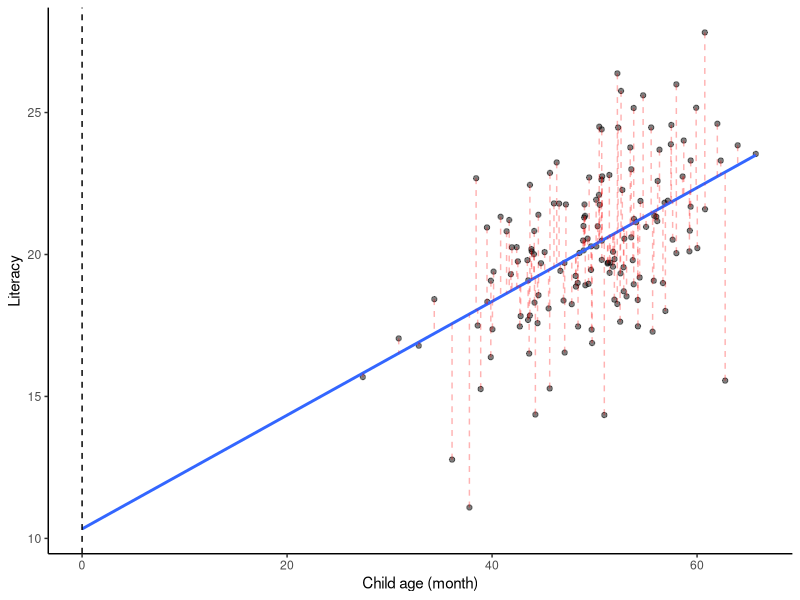
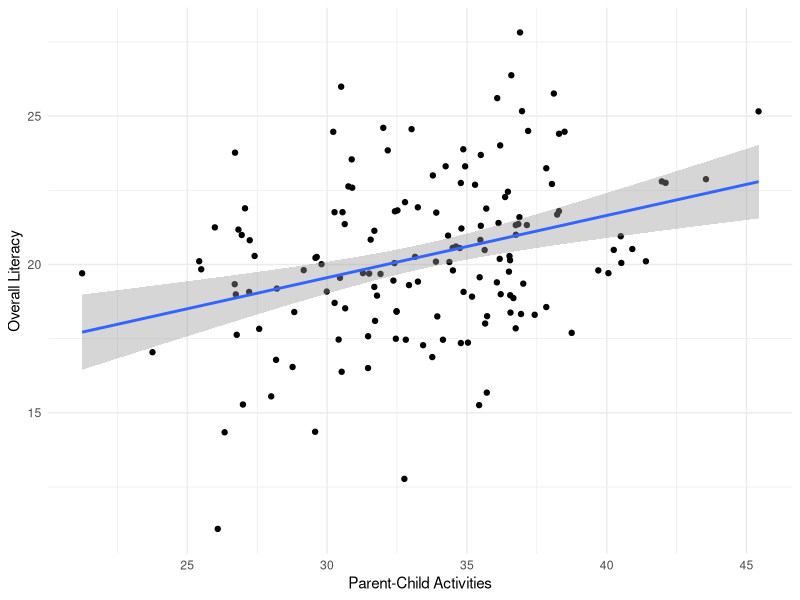
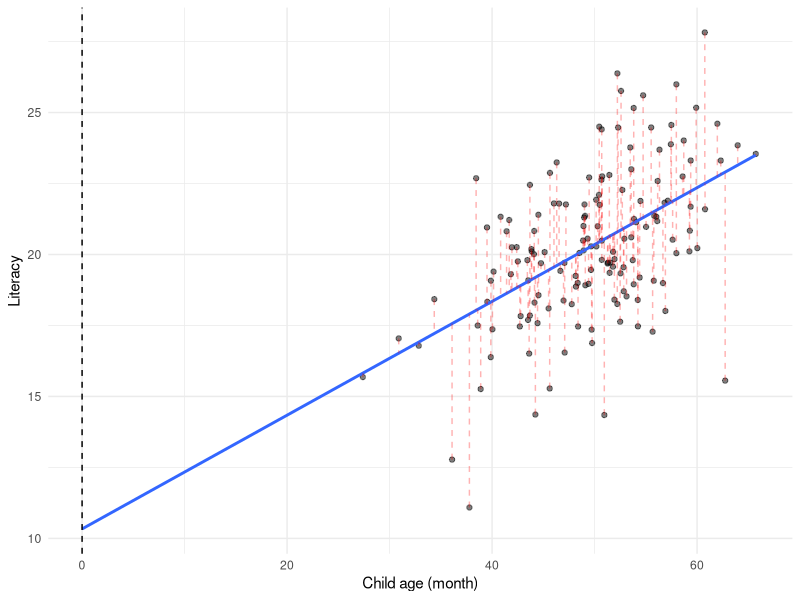
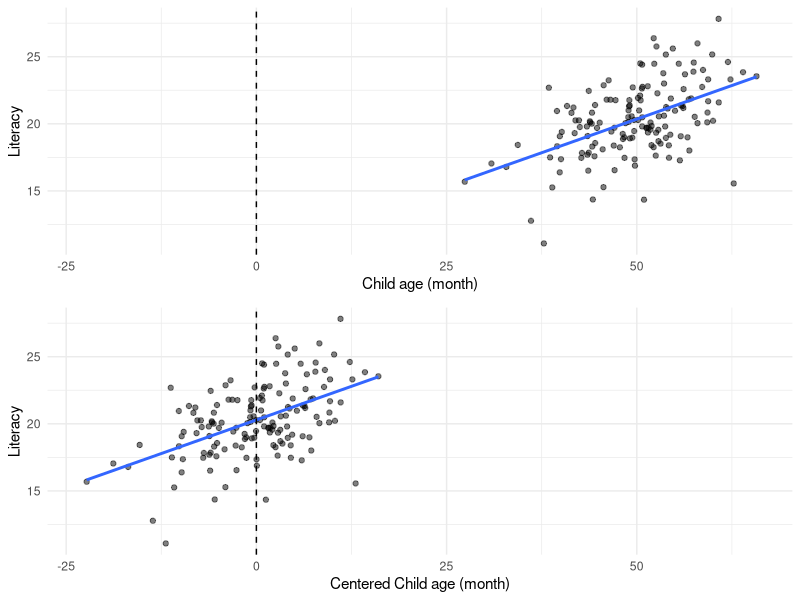
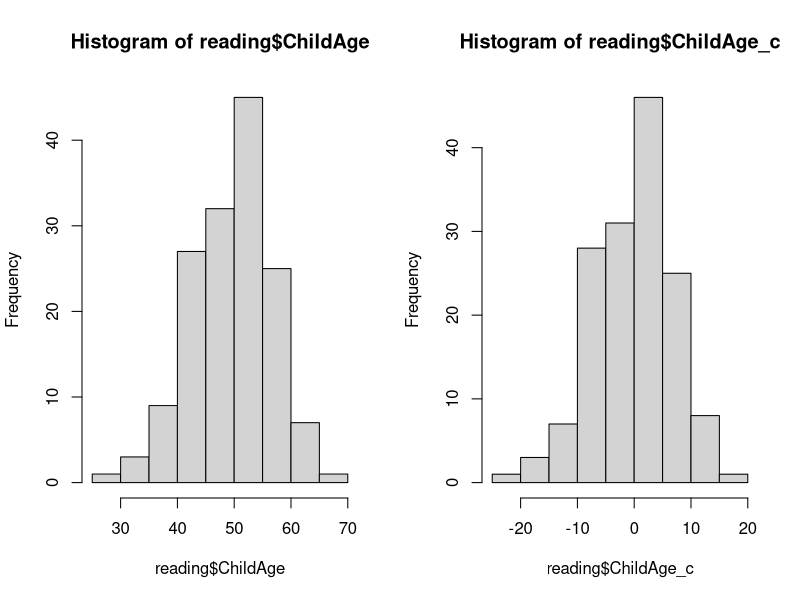

These figures' R source, in order:
## ---- chunk 1
library(dplyr)
library(ggplot2)
library(ggpubr)
## ---- chunk 2
reading <- read.csv("data/Lab3Data.csv", header = TRUE)
## ---- chunk 3

literacy_age <- lm(OverallLiteracy ~ ChildAge, data = reading)
## ---- chunk 4
ggplot(data = reading, aes(y = OverallLiteracy, x = ChildAge)) + 
  geom_point(alpha = .5) +
  theme_classic() +
  ylab('Literacy') +
  xlab('Child age (month)') +
  geom_smooth(method = 'lm', se = F, fullrange = TRUE) +
  geom_vline(xintercept = 0, linetype = "dashed") + 
  geom_segment(aes(xend = ChildAge, yend = literacy_age$fitted.values), color = "red",linetype = "dashed", alpha=.3 ) +
  coord_cartesian(xlim = c(0, 66))
## ---- chunk 5
literacy_age <- lm(OverallLiteracy ~ ChildAge, data = reading)
## ---- chunk 6
summary(literacy_age)
## ---- chunk 7
literacy_parent <-  lm(OverallLiteracy ~ ParentChildAct, data = reading)
## ---- chunk 8
confint(object = literacy_parent, level = 0.95)
## ---- chunk 9


ggplot(data = reading, aes(y = OverallLiteracy, x = ParentChildAct)) + 
  geom_point() +
  theme_minimal() +
  xlab('Parent-Child Activities') +
  ylab('Overall Literacy') +
  geom_smooth(method = 'lm', se = TRUE)
## ---- chunk 10
pred_literacy <- 13.24 + 0.21*20
pred_literacy
## ---- chunk 11
sqrt( (1/(nrow(reading) - 2)) * sum((reading$OverallLiteracy - predict(literacy_parent))^2) )
# OR
s_epsilon <- summary(literacy_parent)$sigma
## ---- chunk 12
ss_x <- sum((reading$ParentChildAct - mean(reading$ParentChildAct))^2)
## ---- chunk 13
s_y <- s_epsilon * sqrt( (1/nrow(reading)) + (( (20 - mean(reading$OverallLiteracy))^2 ) / ss_x))
## ---- chunk 14
t_crit <- qt(.025, nrow(reading) - 2, lower.tail = FALSE)
## ---- chunk 15
pred_literacy + t_crit*s_y
## ---- chunk 16
literacy_multiple <- lm(OverallLiteracy ~ ChildAge + ParentChildAct, data = reading)

## ---- chunk 17
summary(literacy_multiple)
# broom::tidy(literacy_multiple) |> 
#   kableExtra::kbl()
## ---- chunk 18
summary(literacy_multiple)$r.squared
## ---- chunk 19
summary(literacy_age)$r.squared

summary(literacy_parent)$r.squared
## ---- chunk 20
ggplot(data = reading, aes(y = OverallLiteracy, x = ChildAge)) + 
  geom_point(alpha = .5) +
  theme_minimal() +
  ylab('Literacy') +
  xlab('Child age (month)') +
  geom_smooth(method = 'lm', se = F, fullrange = TRUE) +
  geom_vline(xintercept = 0, linetype = "dashed") + 
  geom_segment(aes(xend = ChildAge, yend = literacy_age$fitted.values), color = "red",linetype = "dashed", alpha=.3 ) +
  coord_cartesian(xlim = c(0, 66))
## ---- chunk 21
reading$ChildAge_c <- scale(reading$ChildAge, scale = FALSE)
## ---- chunk 22
#| fig-align: "center"

g1 <- ggplot(data = reading, aes(y = OverallLiteracy, x = ChildAge)) + 
  geom_point(alpha = .5) +
  theme_minimal() +
  ylab('Literacy') +
  xlab('Child age (month)') +
  geom_smooth(method = 'lm', se = F) +
  geom_vline(xintercept = 0, linetype = "dashed") + 
  coord_cartesian(xlim = c(-23, 66))

# Mean-centered ChildAge
g2 <- ggplot(data = reading, aes(y = OverallLiteracy, x = ChildAge_c)) + 
  geom_point(alpha = .5) +
  theme_minimal() +
  ylab('Literacy') +
  xlab('Centered Child age (month)') +
  geom_smooth(method = 'lm', se = F) +
  geom_vline(xintercept = 0, linetype = "dashed") + 
  coord_cartesian(xlim = c(-23, 66))
  
ggarrange(g1, g2, nrow = 2)
## ---- chunk 23
reading$ChildAge_c <- reading$ChildAge - mean(reading$ChildAge)
# OR with the scale() function
reading$ChildAge_c <- scale(reading$ChildAge, scale = FALSE)
## ---- chunk 24
head(reading$ChildAge)
head(reading$ChildAge_c)
## ---- chunk 25
#| fig-align: "center"
#| out-width: 70%
par(mfrow = c(1, 2))
hist(reading$ChildAge)
hist(reading$ChildAge_c)
## ---- chunk 26
reading$ParentChildAct_c <- reading$ParentChildAct - mean(reading$ParentChildAct)
## ---- chunk 27
literacy_multiple_centered = lm(OverallLiteracy ~ ChildAge_c + ParentChildAct_c,
                           data = reading)
## ---- chunk 28
broom::tidy(literacy_multiple_centered) |> kableExtra::kbl()
